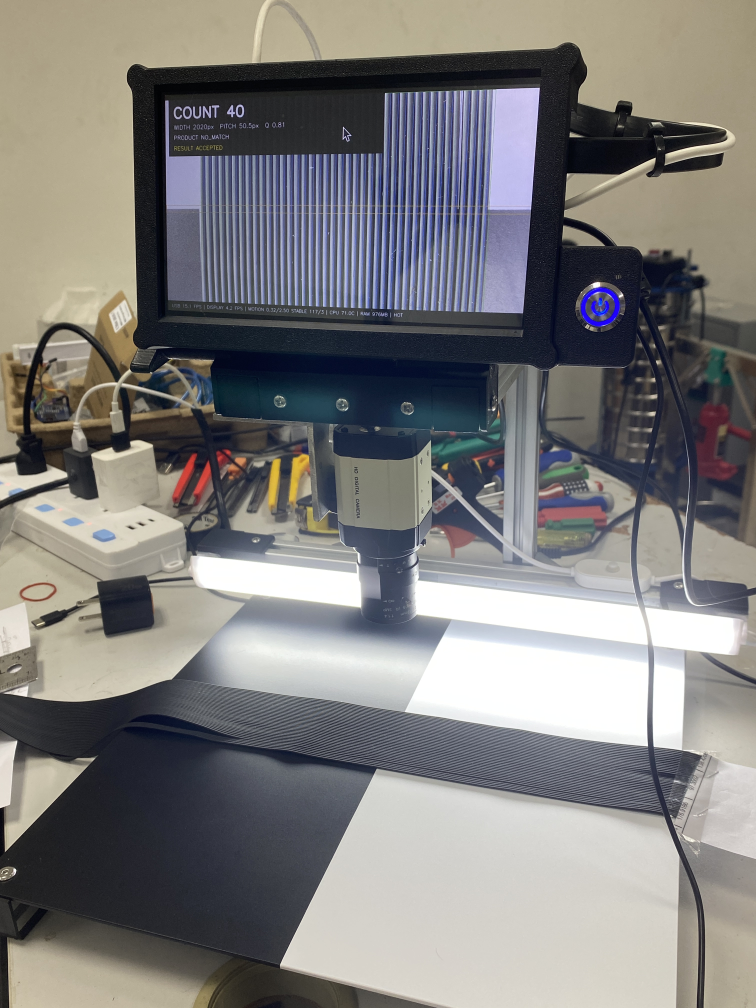
#> input picture assets/IMG_2628.JPG, 3024 x 4032 px (shown at 1/4 size)
$ python -i dual_background_counter.py   (imports and definitions only)
#> lines starting #> are read from the running program, lines starting #| are printed output that depends on the picture
"""Grayscale counter for a vertical elastic raft on a dual background.

The module deliberately has no product-catalog or colour-classification logic.
It implements the phase-one decision path described by ADR-004 and uses only
OpenCV and NumPy so the same code can run on desktop Python and Raspberry Pi.
"""

from __future__ import annotations

from dataclasses import dataclass, field
from typing import Optional

import cv2
import numpy as np


@dataclass(frozen=True)
class DualBackgroundConfig:
    min_count: int = 30
    max_count: int = 50
    max_tilt_deg: float = 15.0
    locator_max_side: int = 1024
    side_fraction: float = 0.05
    min_zone_height_fraction: float = 0.12
    min_raft_width_fraction: float = 0.12
    max_missing_boundaries: int = 2


@dataclass
class ZoneEvidence:
    name: str
    y0: int
    y1: int
    left: int
    right: int
    edge_score: float
    pitch_px: Optional[float] = None
    pitch_score: float = 0.0
    count: Optional[int] = None
    profile: Optional[np.ndarray] = field(default=None, repr=False)

    @property
    def width_px(self) -> int:
        return max(0, self.right - self.left)

    @property
    def quality(self) -> float:
        # Pitch may compensate for weak outer edges, as required by ADR-004.
        return float(np.clip(0.30 * self.edge_score + 0.70 * self.pitch_score, 0, 1))


@dataclass
class DualBackgroundResult:
    count: int
    pitch_px: float
    width_px: float
    left: int
    right: int
    top: int
    bottom: int
    seam_y: int
    seam_top: int
    seam_bottom: int
    boundaries_x: list[float]
    inferred_boundaries: list[bool]
    source_zone: str
    quality: float
    zones: list[ZoneEvidence]

    # [6 lines left out: function centers_x, not called in this run]


def _smooth(values: np.ndarray, sigma: float) -> np.ndarray:
    vector = np.asarray(values, dtype=np.float32).reshape(1, -1)
    return cv2.GaussianBlur(
        vector,
        (0, 0),
        sigmaX=max(0.5, float(sigma)),
        borderType=cv2.BORDER_REFLECT,
    ).ravel()


def _runs(mask: np.ndarray) -> list[tuple[int, int]]:
    indices = np.flatnonzero(mask)
    if len(indices) == 0:
        return []
    output: list[tuple[int, int]] = []
    start = previous = int(indices[0])
    for raw in indices[1:]:
        value = int(raw)
        if value > previous + 1:
            output.append((start, previous))
            start = value
        previous = value
    output.append((start, previous))
    return output


def _robust_scale(values: np.ndarray) -> tuple[float, float]:
    median = float(np.median(values))
    mad = float(np.median(np.abs(values - median)))
    return median, max(1e-6, 1.4826 * mad)


def detect_background_seam(
    gray: np.ndarray,
    config: DualBackgroundConfig,
) -> tuple[int, int, int]:
    """Return seam centre and adaptive exclusion-band top/bottom."""
    height, width = gray.shape
    side_width = max(12, int(round(width * config.side_fraction)))
    candidates: list[tuple[int, float, np.ndarray]] = []
    search_start = int(round(height * 0.20))
    search_end = int(round(height * 0.80))

    for side in (gray[:, :side_width], gray[:, width - side_width :]):
        row_profile = np.median(side.astype(np.float32), axis=1)
        row_profile = _smooth(row_profile, max(1.0, height / 500.0))
        gradient = np.abs(np.gradient(row_profile))
        local = gradient[search_start:search_end]
        if len(local) == 0:
            continue
        index = search_start + int(np.argmax(local))
        candidates.append((index, float(gradient[index]), gradient))

    if not candidates:
        raise ValueError("BACKGROUND SEAM NOT FOUND")

    seam_y = int(round(float(np.median([item[0] for item in candidates]))))
    gradient = np.mean(np.stack([item[2] for item in candidates]), axis=0)
    peak = float(gradient[seam_y])
    noise, noise_scale = _robust_scale(gradient[search_start:search_end])
    transition_threshold = max(noise + 3.0 * noise_scale, peak * 0.20)

    transition_top = seam_y
    while transition_top > 1 and gradient[transition_top - 1] >= transition_threshold:
        transition_top -= 1
    transition_bottom = seam_y
    while transition_bottom < height - 2 and gradient[transition_bottom + 1] >= transition_threshold:
        transition_bottom += 1

    thickness = max(1, transition_bottom - transition_top + 1)
    noise_ratio = float(np.clip(noise_scale / max(peak, 1e-6), 0.0, 1.0))
    safety = max(4, int(round(thickness * (1.0 + noise_ratio))))
    band_top = max(0, transition_top - safety)
    band_bottom = min(height - 1, transition_bottom + safety)
    return seam_y, band_top, band_bottom


def _locate_zone_bounds(
    gray: np.ndarray,
    name: str,
    y0: int,
    y1: int,
    config: DualBackgroundConfig,
) -> Optional[ZoneEvidence]:
    height, width = gray.shape
    if y1 - y0 < max(16, int(height * config.min_zone_height_fraction)):
        return None

    zone = gray[y0:y1].astype(np.float32)
    gradient_x = np.abs(np.diff(zone, axis=1))
    energy = gradient_x.mean(axis=0)
    sigma = max(2.0, width / 450.0)
    energy = _smooth(energy, sigma)
    low = float(np.percentile(energy, 20))
    high = float(np.percentile(energy, 95))
    dynamic = high - low
    if dynamic <= 1e-5:
        return None

    threshold = low + 0.23 * dynamic
    mask = (energy >= threshold).astype(np.uint8).reshape(1, -1)
    close_width = max(7, int(round(width / max(config.max_count, 1))))
    kernel = np.ones((1, close_width), dtype=np.uint8)
    mask = cv2.morphologyEx(mask, cv2.MORPH_CLOSE, kernel).ravel() > 0

    min_width = int(round(width * config.min_raft_width_fraction))
    candidates = [run for run in _runs(mask) if run[1] - run[0] + 1 >= min_width]
    if not candidates:
        return None

    def run_score(run: tuple[int, int]) -> float:
        left, right = run
        local = np.maximum(0.0, energy[left : right + 1] - low)
        return float(local.mean() * np.sqrt(max(1, right - left + 1)))

    left, right = max(candidates, key=run_score)
    # Closing already bridges one strand pitch.  Keep locator padding small;
    # broad padding is an entire extra strand on fine-pitch products.
    padding = max(1, int(round(0.25 * sigma)))
    left = max(0, left - padding)
    right = min(width - 1, right + padding + 1)
    inside = float(np.mean(energy[left : max(left + 1, right)]))
    edge_score = float(np.clip((inside - low) / max(dynamic, 1e-6), 0.0, 1.0))
    return ZoneEvidence(name, y0, y1, left, right, edge_score)


def locate_dynamic_raft(
    gray: np.ndarray,
    seam_top: int,
    seam_bottom: int,
    config: DualBackgroundConfig,
) -> list[ZoneEvidence]:
    height = gray.shape[0]
    zones = []
    upper = _locate_zone_bounds(gray, "white", 0, seam_top, config)
    lower = _locate_zone_bounds(gray, "black", seam_bottom + 1, height, config)
    if upper is not None:
        zones.append(upper)
    if lower is not None:
        zones.append(lower)
    return zones


def _profile_for_zone(
    gray: np.ndarray,
    zone: ZoneEvidence,
    left: int,
    right: int,
) -> np.ndarray:
    pixels = gray[zone.y0 : zone.y1, left : right + 1].astype(np.float32)
    # A median profile rejects lint and isolated silicone/powder marks.
    return np.median(pixels, axis=0).astype(np.float32)


def _pitch_from_profile(
    profile: np.ndarray,
    config: DualBackgroundConfig,
) -> tuple[Optional[float], float, Optional[int]]:
    span = len(profile) - 1
    if span < config.min_count * 3:
        return None, 0.0, None

    trend = _smooth(profile, max(5.0, span / 28.0))
    signal = profile.astype(np.float32) - trend
    signal -= float(signal.mean())
    deviation = float(signal.std())
    if deviation <= 1e-5:
        return None, 0.0, None
    signal /= deviation

    min_lag = max(3, int(np.floor(span / config.max_count * 0.70)))
    max_lag = min(span // 3, int(np.ceil(span / config.min_count * 1.30)))
    candidates: list[tuple[float, int]] = []
    correlations: dict[int, float] = {}
    for lag in range(min_lag, max_lag + 1):
        value = float(np.mean(signal[:-lag] * signal[lag:]))
        correlations[lag] = value
    for lag in range(min_lag + 1, max_lag):
        value = correlations[lag]
        if value >= correlations[lag - 1] and value > correlations[lag + 1]:
            candidate_count = int(round(span / lag))
            if config.min_count <= candidate_count <= config.max_count:
                candidates.append((value, lag))
    if not candidates:
        return None, 0.0, None

    best_correlation = max(value for value, _ in candidates)
    strong = [
        (value, lag)
        for value, lag in candidates
        if value >= max(0.30, best_correlation * 0.82)
    ]
    # Autocorrelation is also strong at 2x/3x pitch.  The smallest strong
    # in-range local maximum is the fundamental strand pitch.
    correlation, lag = min(strong or candidates, key=lambda item: item[1])
    count = int(round(span / lag))
    pitch = span / float(count)

    gaps = []
    for multiple in (1, 2, 3):
        check_lag = int(round(pitch * multiple))
        if check_lag < len(signal):
            gaps.append(float(np.mean(signal[:-check_lag] * signal[check_lag:])))
    regularity = float(np.mean(gaps)) if gaps else correlation
    score = float(np.clip((0.65 * correlation + 0.35 * regularity + 0.10) / 1.10, 0, 1))
    return float(pitch), score, count


def _fused_bounds(zones: list[ZoneEvidence]) -> tuple[int, int, str]:
    strongest = max(zones, key=lambda zone: zone.edge_score)
    compatible = [strongest]
    tolerance = max(8, int(round(strongest.width_px * 0.08)))
    for zone in zones:
        if zone is strongest:
            continue
        if abs(zone.left - strongest.left) <= tolerance and abs(zone.right - strongest.right) <= tolerance:
            compatible.append(zone)
    weights = np.asarray([max(0.05, item.edge_score) for item in compatible], dtype=np.float32)
    left = int(round(float(np.average([item.left for item in compatible], weights=weights))))
    right = int(round(float(np.average([item.right for item in compatible], weights=weights))))
    return left, right, strongest.name


def _refine_boundaries(
    profile: np.ndarray,
    left: int,
    right: int,
    count: int,
    max_missing: int,
) -> tuple[list[float], list[bool]]:
    pitch = (right - left) / float(count)
    smoothed = _smooth(profile, max(0.7, pitch * 0.06))
    dynamic = float(np.percentile(smoothed, 98) - np.percentile(smoothed, 2))
    if dynamic <= 1e-5:
        return list(np.linspace(left, right, count + 1)), [True] * (count + 1)

    expected_local = np.linspace(0.0, len(profile) - 1.0, count + 1)
    search = max(2, int(round(pitch * 0.30)))

    def polarity_result(sign: float) -> tuple[float, list[float], list[bool]]:
        signal = sign * smoothed
        refined = [float(left)]
        inferred = [False]
        strengths = []
        for expected in expected_local[1:-1]:
            centre = int(round(expected))
            lo = max(1, centre - search)
            hi = min(len(signal) - 2, centre + search)
            if hi <= lo:
                refined.append(float(left + expected))
                inferred.append(True)
                strengths.append(0.0)
                continue
            index = lo + int(np.argmax(signal[lo : hi + 1]))
            shoulder = max(2, int(round(pitch * 0.35)))
            local_floor = max(
                float(np.min(signal[max(0, index - shoulder) : index + 1])),
                float(np.min(signal[index : min(len(signal), index + shoulder + 1)])),
            )
            strength = float(signal[index] - local_floor) / dynamic
            is_inferred = strength < 0.06
            refined.append(float(left + (expected if is_inferred else index)))
            inferred.append(is_inferred)
            strengths.append(max(0.0, strength))
        refined.append(float(right))
        inferred.append(False)
        return float(np.mean(strengths)) if strengths else 0.0, refined, inferred

    bright = polarity_result(1.0)
    dark = polarity_result(-1.0)
    _, boundaries, inferred = bright if bright[0] >= dark[0] else dark

    missing_run = 0
    for value in inferred[1:-1]:
        missing_run = missing_run + 1 if value else 0
        if missing_run > max_missing:
            # Keep the geometry for diagnostics; the caller lowers quality.
            break
    return boundaries, inferred


def analyse_dual_background(
    image_bgr: np.ndarray,
    config: Optional[DualBackgroundConfig] = None,
) -> Optional[DualBackgroundResult]:
    config = config or DualBackgroundConfig()
    if image_bgr is None or image_bgr.size == 0:
        return None
    gray = image_bgr if image_bgr.ndim == 2 else cv2.cvtColor(image_bgr, cv2.COLOR_BGR2GRAY)
    gray = gray.astype(np.uint8, copy=False)

    height, width = gray.shape
    locator_gray = gray
    locator_scale = 1.0
    longest_side = max(height, width)
    if config.locator_max_side > 0 and longest_side > config.locator_max_side:
        locator_scale = config.locator_max_side / float(longest_side)
        locator_gray = cv2.resize(
            gray,
            (
                max(1, int(round(width * locator_scale))),
                max(1, int(round(height * locator_scale))),
            ),
            interpolation=cv2.INTER_AREA,
        )

    locator_seam, locator_top, locator_bottom = detect_background_seam(
        locator_gray, config
    )
    locator_zones = locate_dynamic_raft(
        locator_gray, locator_top, locator_bottom, config
    )
    if locator_scale == 1.0:
        seam_y, seam_top, seam_bottom = locator_seam, locator_top, locator_bottom
        zones = locator_zones
    else:
        inverse = 1.0 / locator_scale
        seam_y = int(round(locator_seam * inverse))
        seam_top = int(round(locator_top * inverse))
        seam_bottom = int(round(locator_bottom * inverse))
        zones = [
            ZoneEvidence(
                name=zone.name,
                y0=max(0, int(round(zone.y0 * inverse))),
                y1=min(height, int(round(zone.y1 * inverse))),
                left=max(0, int(round(zone.left * inverse))),
                right=min(width - 1, int(round(zone.right * inverse))),
                edge_score=zone.edge_score,
            )
            for zone in locator_zones
        ]
    if not zones:
        return None
    left, right, bounds_source = _fused_bounds(zones)
    if right - left < config.min_count * 3:
        return None

    for zone in zones:
        profile = _profile_for_zone(gray, zone, left, right)
        pitch, score, count = _pitch_from_profile(profile, config)
        zone.profile = profile
        zone.pitch_px = pitch
        zone.pitch_score = score
        zone.count = count

    usable = [zone for zone in zones if zone.pitch_px is not None and zone.count is not None]
    if not usable:
        return None
    source = max(usable, key=lambda zone: zone.quality)
    compatible = [
        zone
        for zone in usable
        if abs(float(zone.pitch_px) - float(source.pitch_px)) / max(float(source.pitch_px), 1e-6) <= 0.15
    ]
    weights = np.asarray([max(0.05, zone.quality) for zone in compatible], dtype=np.float32)
    pitch = float(np.average([float(zone.pitch_px) for zone in compatible], weights=weights))
    count = int(round((right - left) / pitch))
    if not config.min_count <= count <= config.max_count:
        return None
    pitch = (right - left) / float(count)

    boundary_options = []
    for zone in compatible:
        zone_boundaries, zone_inferred = _refine_boundaries(
            zone.profile,
            left,
            right,
            count,
            config.max_missing_boundaries,
        )
        max_run = 0
        current = 0
        for missing in zone_inferred[1:-1]:
            current = current + 1 if missing else 0
            max_run = max(max_run, current)
        boundary_options.append(
            (
                max_run,
                sum(zone_inferred[1:-1]),
                -zone.quality,
                zone,
                zone_boundaries,
                zone_inferred,
            )
        )
    (
        max_missing_run,
        missing_total,
        _,
        boundary_source,
        boundaries,
        inferred,
    ) = min(boundary_options, key=lambda item: item[:3])
    if max_missing_run > config.max_missing_boundaries:
        return None
    completion_penalty = min(0.20, 0.02 * missing_total)
    quality = float(
        np.clip(
            np.average([zone.quality for zone in compatible], weights=weights)
            - completion_penalty,
            0,
            1,
        )
    )

    return DualBackgroundResult(
        count=count,
        pitch_px=pitch,
        width_px=float(right - left),
        left=left,
        right=right,
        top=0,
        bottom=gray.shape[0] - 1,
        seam_y=seam_y,
        seam_top=seam_top,
        seam_bottom=seam_bottom,
        boundaries_x=boundaries,
        inferred_boundaries=inferred,
        source_zone=(
            f"bounds:{bounds_source},pitch:fused,grooves:{boundary_source.name}"
        ),
        quality=quality,
        zones=zones,
    )


# [125 lines left out: functions classify_count_qc, draw_dual_background_result, not called in this run]

>>> import cv2
>>> picture = cv2.imread('assets/IMG_2628.JPG')
#> picture is the input picture: shape (4032, 3024, 3); mean B, G, R 124.7, 125.6, 126.9
>>> result = analyse_dual_background(picture)
#> in analyse_dual_background, `gray = image_bgr if image_bgr.ndim == 2 else cv2.cvtColor(image_bgr, c..`:
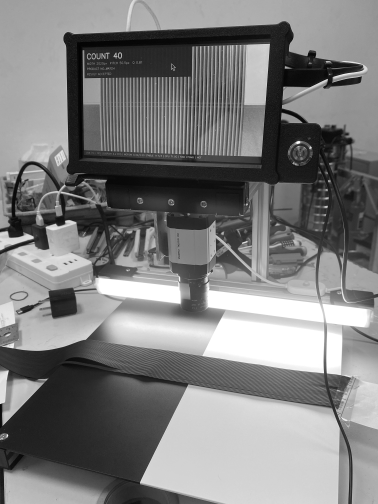
#> gray: shape (4032, 3024) (shown at 1/8 size); min 0, max 255, mean 125.9
#> in analyse_dual_background, `locator_gray = cv2.resize( gray, ( max(1, int(round(width * locator_sc..`:
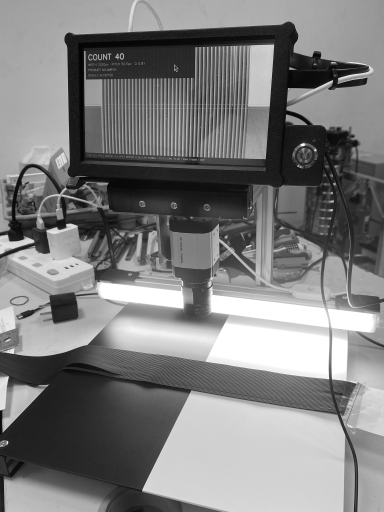
#> locator_gray: shape (1024, 768) (shown at 1/2 size); min 1, max 255, mean 125.9
#> the loop in detect_background_seam, `for side in (gray[:, :side_width], gray[:, width - side_width :]):` made 2 passes
#> index on passes 1 to 2: 481, 592
#> after the loop in detect_background_seam, `for side in (gray[:, :side_width], gray[:, width - side_width :]):`: candidates = 2 items
#> in detect_background_seam, `seam_y = int(round(float(np.median([item[0] for item in candidates]))))`: seam_y = 536
#> in detect_background_seam, `gradient = np.mean(np.stack([item[2] for item in candidates]), axis=0)`: gradient = 1024 values, max 14.72 at index 499, min 0.000195 at index 165, mean 1.53
#> in detect_background_seam, `peak = float(gradient[seam_y])`: peak = 0.421
#> in _robust_scale, `median = float(np.median(values))`: median = 0.968
#> in _robust_scale, `mad = float(np.median(np.abs(values - median)))`: mad = 0.842
#> in detect_background_seam, `noise, noise_scale = _robust_scale(gradient[search_start:search_end])`: noise = 0.968; noise_scale = 1.25
#> in detect_background_seam, `transition_threshold = max(noise + 3.0 * noise_scale, peak * 0.20)`: transition_threshold = 4.71
#> in detect_background_seam, `transition_top = seam_y`: transition_top = 536
#> in detect_background_seam, `thickness = max(1, transition_bottom - transition_top + 1)`: thickness = 1
#> in detect_background_seam, `safety = max(4, int(round(thickness * (1.0 + noise_ratio))))`: safety = 4
#> in detect_background_seam, `band_top = max(0, transition_top - safety)`: band_top = 532
#> in detect_background_seam, `band_bottom = min(height - 1, transition_bottom + safety)`: band_bottom = 540
#> in analyse_dual_background, `locator_seam, locator_top, locator_bottom = detect_background_seam( lo..`: locator_seam = 536; locator_top = 532; locator_bottom = 540
#> in _locate_zone_bounds, `zone = gray[y0:y1].astype(np.float32)`:
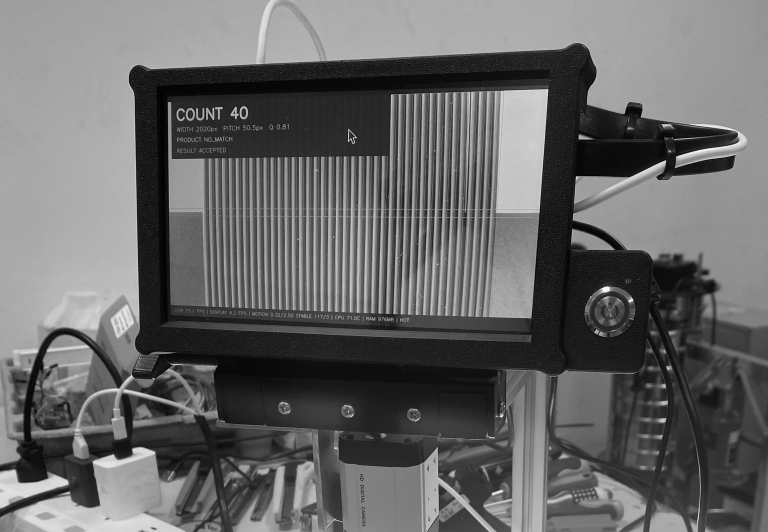
#> zone: shape (532, 768) float32; min 1, max 254, mean 103
#> in _locate_zone_bounds, `energy = gradient_x.mean(axis=0)`: energy = 767 values, max 28.33 at index 320, min 1.39 at index 757, mean 7.6
#> (the rest of the program and of its run is left out)
